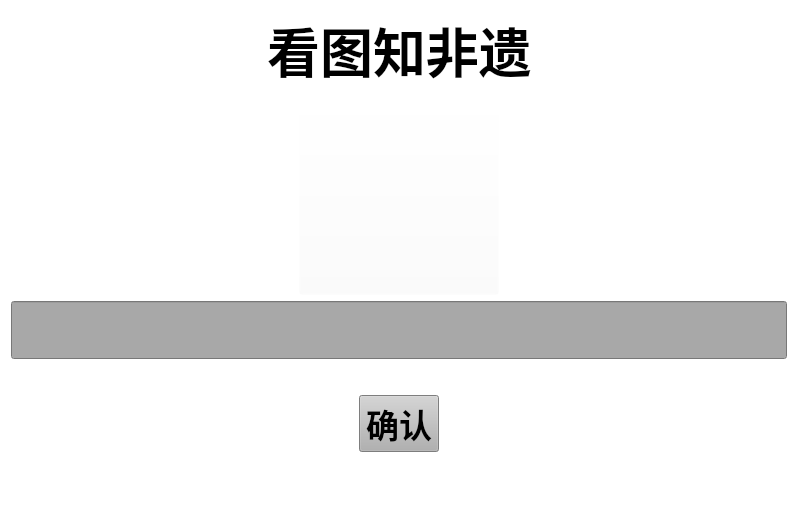
<?xml version="1.0" encoding="UTF-8"?>
<ui version="4.0">
 <class>game_down</class>
 <widget class="QFrame" name="game_down">
  <property name="geometry">
   <rect>
    <x>0</x>
    <y>0</y>
    <width>798</width>
    <height>522</height>
   </rect>
  </property>
  <property name="windowTitle">
   <string>Frame</string>
  </property>
  <property name="styleSheet">
   <string notr="true">background-color: rgb(255, 255, 255);</string>
  </property>
  <layout class="QVBoxLayout" name="verticalLayout_3">
   <item>
    <layout class="QVBoxLayout" name="verticalLayout_2">
     <item>
      <layout class="QVBoxLayout" name="verticalLayout">
       <item>
        <layout class="QHBoxLayout" name="word_all">
         <item>
          <spacer name="horizontalSpacer_3">
           <property name="orientation">
            <enum>Qt::Orientation::Horizontal</enum>
           </property>
           <property name="sizeHint" stdset="0">
            <size>
             <width>40</width>
             <height>20</height>
            </size>
           </property>
          </spacer>
         </item>
         <item>
          <widget class="QLabel" name="word">
           <property name="font">
            <font>
             <family>宋体</family>
             <pointsize>40</pointsize>
             <bold>true</bold>
            </font>
           </property>
           <property name="layoutDirection">
            <enum>Qt::LayoutDirection::LeftToRight</enum>
           </property>
           <property name="styleSheet">
            <string notr="true">color: rgb(0, 0, 0);</string>
           </property>
           <property name="locale">
            <locale language="Church" country="Russia"/>
           </property>
           <property name="text">
            <string>看图知非遗</string>
           </property>
           <property name="alignment">
            <set>Qt::AlignmentFlag::AlignCenter</set>
           </property>
          </widget>
         </item>
         <item>
          <spacer name="horizontalSpacer_4">
           <property name="orientation">
            <enum>Qt::Orientation::Horizontal</enum>
           </property>
           <property name="sizeHint" stdset="0">
            <size>
             <width>40</width>
             <height>20</height>
            </size>
           </property>
          </spacer>
         </item>
        </layout>
       </item>
       <item>
        <layout class="QHBoxLayout" name="image_all">
         <item>
          <spacer name="horizontalSpacer">
           <property name="orientation">
            <enum>Qt::Orientation::Horizontal</enum>
           </property>
           <property name="sizeHint" stdset="0">
            <size>
             <width>40</width>
             <height>20</height>
            </size>
           </property>
          </spacer>
         </item>
         <item>
          <widget class="QPushButton" name="image">
           <property name="minimumSize">
            <size>
             <width>200</width>
             <height>200</height>
            </size>
           </property>
           <property name="contextMenuPolicy">
            <enum>Qt::ContextMenuPolicy::NoContextMenu</enum>
           </property>
           <property name="styleSheet">
            <string notr="true">border-image: url(:/demo.png);
background-color: rgba(255, 255, 255, 0);</string>
           </property>
           <property name="text">
            <string/>
           </property>
          </widget>
         </item>
         <item>
          <spacer name="horizontalSpacer_2">
           <property name="orientation">
            <enum>Qt::Orientation::Horizontal</enum>
           </property>
           <property name="sizeHint" stdset="0">
            <size>
             <width>40</width>
             <height>20</height>
            </size>
           </property>
          </spacer>
         </item>
        </layout>
       </item>
       <item>
        <widget class="QLineEdit" name="lineEdit">
         <property name="minimumSize">
          <size>
           <width>0</width>
           <height>50</height>
          </size>
         </property>
         <property name="font">
          <font>
           <family>宋体</family>
           <pointsize>33</pointsize>
          </font>
         </property>
         <property name="styleSheet">
          <string notr="true">color: rgb(0, 0, 0);
background-color: rgb(168, 168, 168);</string>
         </property>
         <property name="text">
          <string/>
         </property>
         <property name="alignment">
          <set>Qt::AlignmentFlag::AlignCenter</set>
         </property>
        </widget>
       </item>
      </layout>
     </item>
     <item>
      <spacer name="verticalSpacer_2">
       <property name="orientation">
        <enum>Qt::Orientation::Vertical</enum>
       </property>
       <property name="sizeHint" stdset="0">
        <size>
         <width>20</width>
         <height>40</height>
        </size>
       </property>
      </spacer>
     </item>
     <item>
      <layout class="QHBoxLayout" name="horizontalLayout_2">
       <item>
        <spacer name="horizontalSpacer_6">
         <property name="orientation">
          <enum>Qt::Orientation::Horizontal</enum>
         </property>
         <property name="sizeHint" stdset="0">
          <size>
           <width>40</width>
           <height>20</height>
          </size>
         </property>
        </spacer>
       </item>
       <item>
        <widget class="QPushButton" name="check_btn">
         <property name="font">
          <font>
           <family>宋体</family>
           <pointsize>25</pointsize>
           <bold>true</bold>
          </font>
         </property>
         <property name="styleSheet">
          <string notr="true">color: rgb(0, 0, 0);
background-color: rgb(177, 177, 177);</string>
         </property>
         <property name="text">
          <string>确认</string>
         </property>
        </widget>
       </item>
       <item>
        <spacer name="horizontalSpacer_5">
         <property name="orientation">
          <enum>Qt::Orientation::Horizontal</enum>
         </property>
         <property name="sizeHint" stdset="0">
          <size>
           <width>40</width>
           <height>20</height>
          </size>
         </property>
        </spacer>
       </item>
      </layout>
     </item>
     <item>
      <spacer name="verticalSpacer_3">
       <property name="orientation">
        <enum>Qt::Orientation::Vertical</enum>
       </property>
       <property name="sizeHint" stdset="0">
        <size>
         <width>20</width>
         <height>40</height>
        </size>
       </property>
      </spacer>
     </item>
     <item>
      <spacer name="verticalSpacer">
       <property name="orientation">
        <enum>Qt::Orientation::Vertical</enum>
       </property>
       <property name="sizeHint" stdset="0">
        <size>
         <width>20</width>
         <height>40</height>
        </size>
       </property>
      </spacer>
     </item>
    </layout>
   </item>
  </layout>
 </widget>
 <resources>
  <include location="../img/demo.qrc"/>
 </resources>
 <connections/>
</ui>
